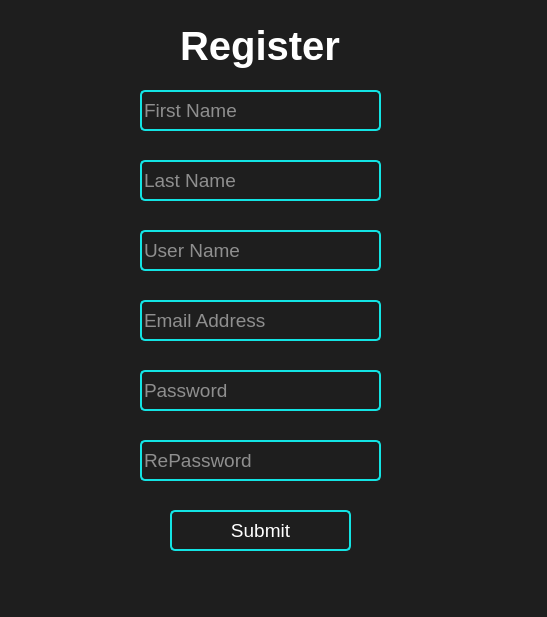
<?xml version="1.0" encoding="UTF-8"?>
<ui version="4.0">
 <class>MainWindow</class>
 <widget class="QMainWindow" name="MainWindow">
  <property name="geometry">
   <rect>
    <x>0</x>
    <y>0</y>
    <width>547</width>
    <height>617</height>
   </rect>
  </property>
  <property name="mouseTracking">
   <bool>false</bool>
  </property>
  <property name="windowTitle">
   <string>Password Manager</string>
  </property>
  <property name="styleSheet">
   <string notr="true">background-color:#1E1E1E</string>
  </property>
  <widget class="QWidget" name="centralwidget">
   <widget class="QLineEdit" name="firstName">
    <property name="geometry">
     <rect>
      <x>140</x>
      <y>90</y>
      <width>241</width>
      <height>41</height>
     </rect>
    </property>
    <property name="font">
     <font>
      <pointsize>14</pointsize>
     </font>
    </property>
    <property name="styleSheet">
     <string notr="true">border: 2px solid #13E4E4;
border-radius:5px;
color:white</string>
    </property>
    <property name="inputMask">
     <string/>
    </property>
    <property name="text">
     <string/>
    </property>
    <property name="placeholderText">
     <string>First Name</string>
    </property>
   </widget>
   <widget class="QLineEdit" name="lastName">
    <property name="geometry">
     <rect>
      <x>140</x>
      <y>160</y>
      <width>241</width>
      <height>41</height>
     </rect>
    </property>
    <property name="font">
     <font>
      <pointsize>14</pointsize>
     </font>
    </property>
    <property name="styleSheet">
     <string notr="true">border: 2px solid #13E4E4;
border-radius:5px;
color:white</string>
    </property>
    <property name="text">
     <string/>
    </property>
    <property name="placeholderText">
     <string>Last Name</string>
    </property>
   </widget>
   <widget class="QLineEdit" name="userName">
    <property name="geometry">
     <rect>
      <x>140</x>
      <y>230</y>
      <width>241</width>
      <height>41</height>
     </rect>
    </property>
    <property name="font">
     <font>
      <pointsize>14</pointsize>
     </font>
    </property>
    <property name="styleSheet">
     <string notr="true">border: 2px solid #13E4E4;
border-radius:5px;
color:white</string>
    </property>
    <property name="text">
     <string/>
    </property>
    <property name="placeholderText">
     <string>User Name</string>
    </property>
   </widget>
   <widget class="QLineEdit" name="email">
    <property name="geometry">
     <rect>
      <x>140</x>
      <y>300</y>
      <width>241</width>
      <height>41</height>
     </rect>
    </property>
    <property name="font">
     <font>
      <pointsize>14</pointsize>
     </font>
    </property>
    <property name="styleSheet">
     <string notr="true">border: 2px solid #13E4E4;
border-radius:5px;
color:white</string>
    </property>
    <property name="text">
     <string/>
    </property>
    <property name="placeholderText">
     <string>Email Address</string>
    </property>
   </widget>
   <widget class="QLineEdit" name="password">
    <property name="geometry">
     <rect>
      <x>140</x>
      <y>370</y>
      <width>241</width>
      <height>41</height>
     </rect>
    </property>
    <property name="font">
     <font>
      <pointsize>14</pointsize>
     </font>
    </property>
    <property name="styleSheet">
     <string notr="true">border: 2px solid #13E4E4;
border-radius:5px;
color:white</string>
    </property>
    <property name="text">
     <string/>
    </property>
    <property name="echoMode">
     <enum>QLineEdit::Password</enum>
    </property>
    <property name="placeholderText">
     <string>Password</string>
    </property>
   </widget>
   <widget class="QLineEdit" name="repassword">
    <property name="geometry">
     <rect>
      <x>140</x>
      <y>440</y>
      <width>241</width>
      <height>41</height>
     </rect>
    </property>
    <property name="font">
     <font>
      <pointsize>14</pointsize>
     </font>
    </property>
    <property name="styleSheet">
     <string notr="true">border: 2px solid #13E4E4;
border-radius:5px;
color:white</string>
    </property>
    <property name="text">
     <string/>
    </property>
    <property name="echoMode">
     <enum>QLineEdit::Password</enum>
    </property>
    <property name="placeholderText">
     <string>RePassword</string>
    </property>
   </widget>
   <widget class="QPushButton" name="submit">
    <property name="enabled">
     <bool>true</bool>
    </property>
    <property name="geometry">
     <rect>
      <x>170</x>
      <y>510</y>
      <width>181</width>
      <height>41</height>
     </rect>
    </property>
    <property name="font">
     <font>
      <pointsize>14</pointsize>
     </font>
    </property>
    <property name="mouseTracking">
     <bool>false</bool>
    </property>
    <property name="autoFillBackground">
     <bool>false</bool>
    </property>
    <property name="styleSheet">
     <string notr="true">border: 2px solid #13E4E4;
border-radius:5px;
color:white</string>
    </property>
    <property name="text">
     <string>Submit</string>
    </property>
   </widget>
   <widget class="QLabel" name="registerLabel">
    <property name="geometry">
     <rect>
      <x>180</x>
      <y>10</y>
      <width>231</width>
      <height>71</height>
     </rect>
    </property>
    <property name="font">
     <font>
      <pointsize>30</pointsize>
      <weight>75</weight>
      <bold>true</bold>
      <underline>false</underline>
      <strikeout>false</strikeout>
      <kerning>true</kerning>
     </font>
    </property>
    <property name="styleSheet">
     <string notr="true">color:white;
text-align:center;</string>
    </property>
    <property name="frameShape">
     <enum>QFrame::NoFrame</enum>
    </property>
    <property name="frameShadow">
     <enum>QFrame::Plain</enum>
    </property>
    <property name="lineWidth">
     <number>1</number>
    </property>
    <property name="text">
     <string>Register</string>
    </property>
    <property name="textFormat">
     <enum>Qt::AutoText</enum>
    </property>
   </widget>
  </widget>
  <widget class="QMenuBar" name="menubar">
   <property name="geometry">
    <rect>
     <x>0</x>
     <y>0</y>
     <width>547</width>
     <height>26</height>
    </rect>
   </property>
  </widget>
  <widget class="QStatusBar" name="statusbar"/>
 </widget>
 <resources/>
 <connections/>
</ui>
